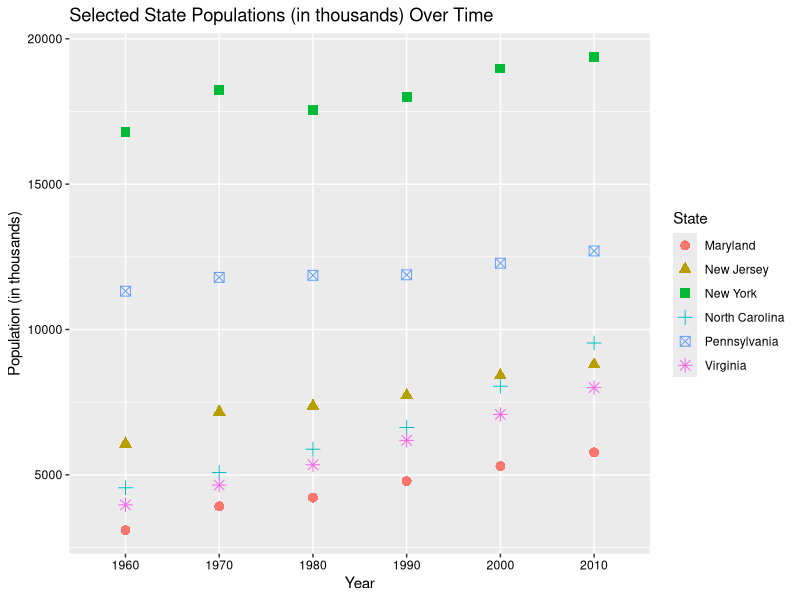

Here is the R script that generated this plot:
# This script creates a scatter plot using (a subset of) 'census_data.csv'.

# A description of 'census_data.csv' can be found in 'census_data_scrape_and_process.R'.
# To avoid an overwhelming plot, I will be using a subset of 'census_data.csv' consisting of
# all observations for 6 states (North Carolina, Maryland, New Jersey, Pennsylvania, Virginia, 
# and New York).

# Load packages.
library(data.table)
library(reshape2)
library(ggplot2)

# Load data.
census_data = data.table(read.csv('census_data.csv', header = T, stringsAsFactors = F, check.names = F))

#####
# SUBSET/PROCESS DATA.

  # Specify states of interest.
  states = c('North Carolina', 'Maryland', 'New Jersey', 'Pennsylvania', 
             'Virginia', 'New York')
  
  # Create data subset (specified above).
  census_subset = census_data[Name %in% states]
  
  # Divided population values by 1000 for easier graph viewing.
  census_subset$`1960` = census_subset$`1960` / 1000
  census_subset$`1970` = census_subset$`1970` / 1000
  census_subset$`1980` = census_subset$`1980` / 1000
  census_subset$`1990` = census_subset$`1990` / 1000
  census_subset$`2000` = census_subset$`2000` / 1000
  census_subset$`2010` = census_subset$`2010` / 1000
  
  # Melt 'census_subset' to allow creation of scatter plot.
  census_subset = melt(census_subset, id = 'Name')
  
  # Change column names of 'census_subset'.
  setnames(census_subset, names(census_subset), c('State', 'Year', 'Population'))

#####  
# Plot data.
ggplot(data = census_subset, aes(x = Year, y = Population, color = State, shape = State)) +
  geom_point(size = 3) +
  theme(axis.text.x = element_text(color = 'black'), 
        axis.text.y = element_text(color = 'black')) +
  ggtitle('Selected State Populations (in thousands) Over Time') +
  xlab('Year') +
  ylab('Population (in thousands)')
